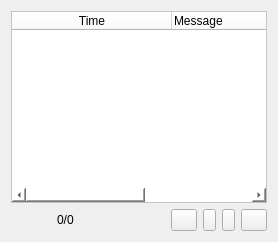
            <widget class="QWidget" name="stackedEventFound">
             <layout class="QVBoxLayout" name="verticalLayout_19">
              <item>
               <widget class="QTableWidget" name="tableWidgetEventFound">
                <property name="styleSheet">
                 <string notr="true">background-color: #ffffff;</string>
                </property>
                <property name="alternatingRowColors">
                 <bool>true</bool>
                </property>
                <property name="selectionMode">
                 <enum>QAbstractItemView::NoSelection</enum>
                </property>
                <property name="textElideMode">
                 <enum>Qt::ElideNone</enum>
                </property>
                <property name="horizontalScrollMode">
                 <enum>QAbstractItemView::ScrollPerPixel</enum>
                </property>
                <attribute name="horizontalHeaderMinimumSectionSize">
                 <number>160</number>
                </attribute>
                <attribute name="horizontalHeaderStretchLastSection">
                 <bool>true</bool>
                </attribute>
                <attribute name="verticalHeaderVisible">
                 <bool>false</bool>
                </attribute>
                <column>
                 <property name="text">
                  <string>Time</string>
                 </property>
                </column>
                <column>
                 <property name="text">
                  <string>Message</string>
                 </property>
                 <property name="textAlignment">
                  <set>AlignLeading|AlignVCenter</set>
                 </property>
                </column>
                <column>
                 <property name="text">
                  <string/>
                 </property>
                 <property name="textAlignment">
                  <set>AlignCenter</set>
                 </property>
                </column>
               </widget>
              </item>
              <item>
               <layout class="QHBoxLayout" name="horizontalLayout_8">
                <item>
                 <spacer name="horizontalSpacer_12">
                  <property name="orientation">
                   <enum>Qt::Horizontal</enum>
                  </property>
                  <property name="sizeHint" stdset="0">
                   <size>
                    <width>40</width>
                    <height>20</height>
                   </size>
                  </property>
                 </spacer>
                </item>
                <item>
                 <widget class="QLabel" name="labelEventFoundPagePosition">
                  <property name="text">
                   <string>0/0</string>
                  </property>
                 </widget>
                </item>
                <item>
                 <spacer name="horizontalSpacer_13">
                  <property name="orientation">
                   <enum>Qt::Horizontal</enum>
                  </property>
                  <property name="sizeHint" stdset="0">
                   <size>
                    <width>40</width>
                    <height>20</height>
                   </size>
                  </property>
                 </spacer>
                </item>
                <item>
                 <spacer name="horizontalSpacer_11">
                  <property name="orientation">
                   <enum>Qt::Horizontal</enum>
                  </property>
                  <property name="sizeHint" stdset="0">
                   <size>
                    <width>40</width>
                    <height>20</height>
                   </size>
                  </property>
                 </spacer>
                </item>
                <item>
                 <widget class="QPushButton" name="pushButtonEventFoundPageBegining">
                  <property name="maximumSize">
                   <size>
                    <width>26</width>
                    <height>16777215</height>
                   </size>
                  </property>
                  <property name="focusPolicy">
                   <enum>Qt::NoFocus</enum>
                  </property>
                  <property name="text">
                   <string/>
                  </property>
                  <property name="icon">
                   <iconset resource="mainwindow.qrc">
                    <normaloff>:/images/leftleft.png</normaloff>:/images/leftleft.png</iconset>
                  </property>
                 </widget>
                </item>
                <item>
                 <widget class="QPushButton" name="pushButtonEventFoundPageBack">
                  <property name="maximumSize">
                   <size>
                    <width>13</width>
                    <height>16777215</height>
                   </size>
                  </property>
                  <property name="focusPolicy">
                   <enum>Qt::NoFocus</enum>
                  </property>
                  <property name="text">
                   <string/>
                  </property>
                  <property name="icon">
                   <iconset resource="mainwindow.qrc">
                    <normaloff>:/images/left.png</normaloff>:/images/left.png</iconset>
                  </property>
                 </widget>
                </item>
                <item>
                 <widget class="QPushButton" name="pushButtonEventFoundPageForward">
                  <property name="maximumSize">
                   <size>
                    <width>13</width>
                    <height>16777215</height>
                   </size>
                  </property>
                  <property name="focusPolicy">
                   <enum>Qt::NoFocus</enum>
                  </property>
                  <property name="text">
                   <string/>
                  </property>
                  <property name="icon">
                   <iconset resource="mainwindow.qrc">
                    <normaloff>:/images/right.png</normaloff>:/images/right.png</iconset>
                  </property>
                 </widget>
                </item>
                <item>
                 <widget class="QPushButton" name="pushButtonEventFoundPageEnd">
                  <property name="maximumSize">
                   <size>
                    <width>26</width>
                    <height>16777215</height>
                   </size>
                  </property>
                  <property name="focusPolicy">
                   <enum>Qt::NoFocus</enum>
                  </property>
                  <property name="text">
                   <string/>
                  </property>
                  <property name="icon">
                   <iconset resource="mainwindow.qrc">
                    <normaloff>:/images/rightright.png</normaloff>:/images/rightright.png</iconset>
                  </property>
                 </widget>
                </item>
               </layout>
              </item>
             </layout>
            </widget>
